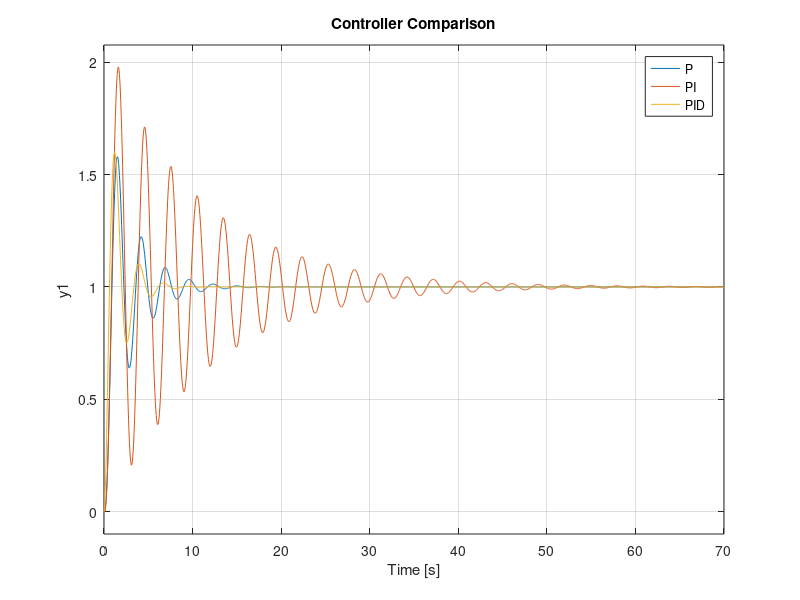

MATLAB code for this plot:
clc;
clear;
close all;

s=tf('s');
G=1/(s*(s+2)*(s+5));

[GM, PM, Wcg, Wcp] = margin(G);

Ku=GM;
Pu=2*pi / Wcg;

Kp_P=0.5 * Ku;

Kp_PI=0.45 * Ku;
Ti_PI=Pu / 1.2;

Kp_PID=0.6 * Ku;
Ti_PID=Pu / 2;
Td_PID=Pu / 8;

fprintf('Ku = %.2f\n', Ku);
fprintf('Pu = %.2f\n', Pu);

fprintf('P: Kp = %.2f\n', Kp_P);
fprintf('PI: Kp = %.2f, Ti = %.2f\n', Kp_PI, Ti_PI);
fprintf('PID: Kp = %.2f, Ti = %.2f, Td = %.2f\n', Kp_PID, Ti_PID, Td_PID);

C_P = Kp_P;
C_PI = Kp_PI*(1 + 1/(Ti_PI*s));
C_PID = Kp_PID*(1 + 1/(Ti_PID*s) + Td_PID*s);

T_P = feedback(C_P*G,1);
T_PI = feedback(C_PI*G,1);
T_PID = feedback(C_PID*G,1);

figure;
step(T_P, T_PI, T_PID);
legend('P','PI','PID');
grid on;
title('Controller Comparison');
